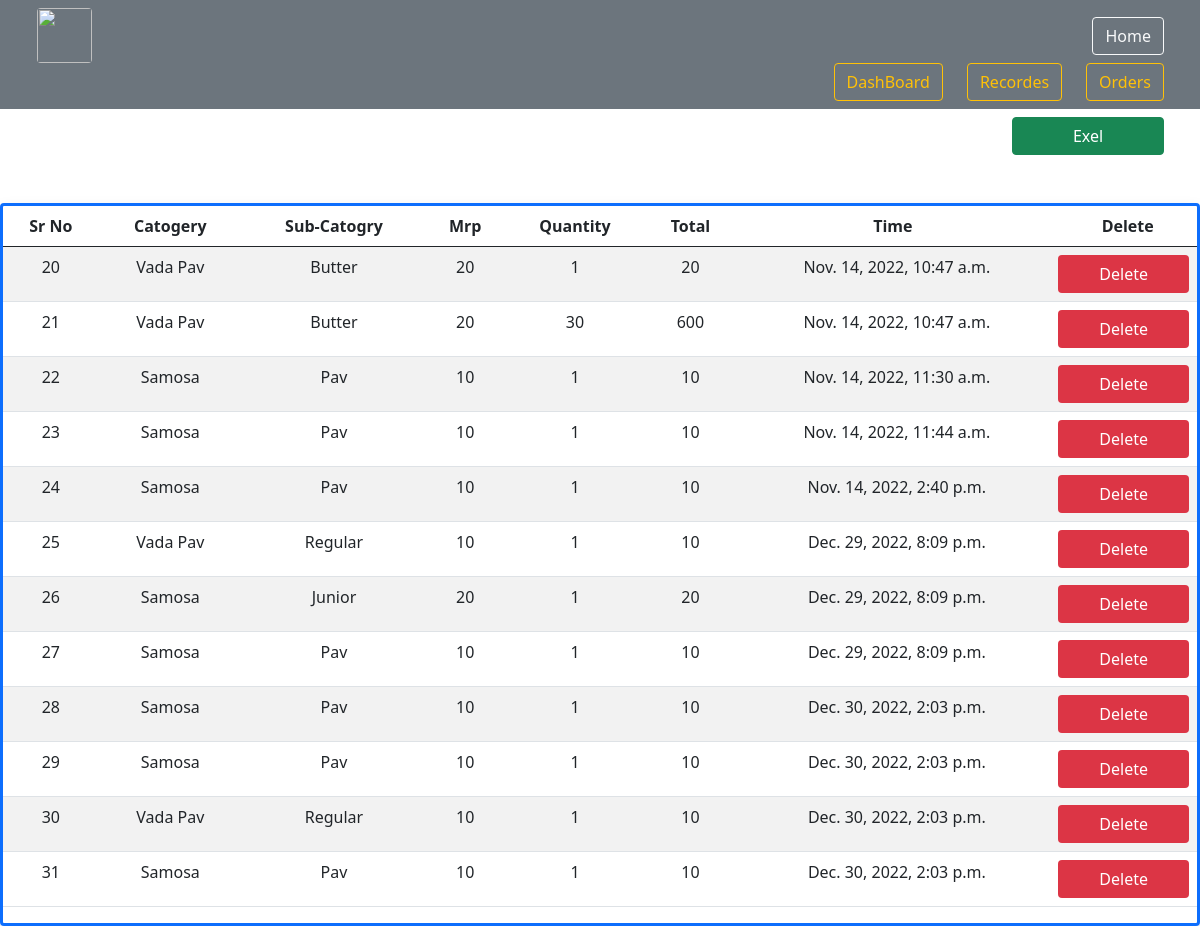
The app's page /records/ with its own data.
### app/models.py (models this page shows)
class AddData(models.Model):
    catogery=models.CharField(max_length=100)
    sub_catogery=models.CharField(max_length=100)
    mrp =models.IntegerField(default=10)
    quantity =models.IntegerField(default=1)
    total =models.IntegerField(default=1)
    date = models.DateTimeField(default=now)

### app/views.py (the view)
# urls.py: path('records/',views.records,name='records'),
def records(request):
    data=AddData.objects.values()
    return render(request,'records.html',{'data':data})

### app/templates/records.html (shortened to what this page needs)
{% extends "index.html" %}
{% block body %}
<div class="container-fluid">
    <div class="row mt-2">
        <div class="col-8"></div>
        <div class="col-2">
        </div>
        <div class="col-2 ">
            <div class="d-grid gap-2  ">
                <a href="{% url 'exel_convert' %}" class="btn btn-success me-4 " role="button" aria-pressed="true">Exel</a>
            </div>
        </div>
        </div>
</div>
    <div class="container-fluid mt-5">
        <div class="row mt-5 border border-3 rounded border-primary shadow text-center" >
          <table class=" table table-hover table-striped">
            <thead>
                <tr>
                    <th scope="col ">Sr No</th>
                    <th scope="col">Catogery</th>
                    <th scope="col">Sub-Catogry</th>
                    <th scope="col">Mrp</th>
                    <th scope="col">Quantity</th>
                    <th scope="col">Total</th>
                    <th scope="col">Time</th>
                    <th scope="col" style="padding-right: 0px;" >Delete</th>
                </tr>
            </thead>
            <tbody>
                {% for i in data %}
                <tr>
                    <td scope="col">{{i.id}}</td>
                    <td scope="col">{{i.catogery}}</td>
                    <td scope="col">{{i.sub_catogery}}</td>
                    <td scope="col">{{i.mrp}}</td>
                    <td scope="col">{{i.quantity}}</td>
                    <td scope="col">{{i.total}}</td>
                    <td scope="col" style="padding-right: 0px;" >{{i.date}}</td>
                    <td scope="col">
                        <div class="d-grid gap-2  ">
                            <button class="btn  bg-danger small text-white">Delete</button>
                        </div>
                    </td>
        </div>
        </tr>
        {% endfor %}
{% endblock body %}

### records on screen
AddData: id "20", catogery "Vada Pav", sub_catogery "Butter", mrp "20", quantity "1", total "20", date "Nov. 14, 2022, 10:47 a.m."
AddData: id "21", catogery "Vada Pav", sub_catogery "Butter", mrp "20", quantity "30", total "600", date "Nov. 14, 2022, 10:47 a.m."
AddData: id "22", catogery "Samosa", sub_catogery "Pav", mrp "10", quantity "1", total "10", date "Nov. 14, 2022, 11:30 a.m."
AddData: id "23", catogery "Samosa", sub_catogery "Pav", mrp "10", quantity "1", total "10", date "Nov. 14, 2022, 11:44 a.m."
AddData: id "24", catogery "Samosa", sub_catogery "Pav", mrp "10", quantity "1", total "10", date "Nov. 14, 2022, 2:40 p.m."
AddData: id "25", catogery "Vada Pav", sub_catogery "Regular", mrp "10", quantity "1", total "10", date "Dec. 29, 2022, 8:09 p.m."
AddData: id "26", catogery "Samosa", sub_catogery "Junior", mrp "20", quantity "1", total "20", date "Dec. 29, 2022, 8:09 p.m."
AddData: id "27", catogery "Samosa", sub_catogery "Pav", mrp "10", quantity "1", total "10", date "Dec. 29, 2022, 8:09 p.m."
AddData: id "28", catogery "Samosa", sub_catogery "Pav", mrp "10", quantity "1", total "10", date "Dec. 30, 2022, 2:03 p.m."
AddData: id "29", catogery "Samosa", sub_catogery "Pav", mrp "10", quantity "1", total "10", date "Dec. 30, 2022, 2:03 p.m."
AddData: id "30", catogery "Vada Pav", sub_catogery "Regular", mrp "10", quantity "1", total "10", date "Dec. 30, 2022, 2:03 p.m."
AddData: id "31", catogery "Samosa", sub_catogery "Pav", mrp "10", quantity "1", total "10", date "Dec. 30, 2022, 2:03 p.m."
